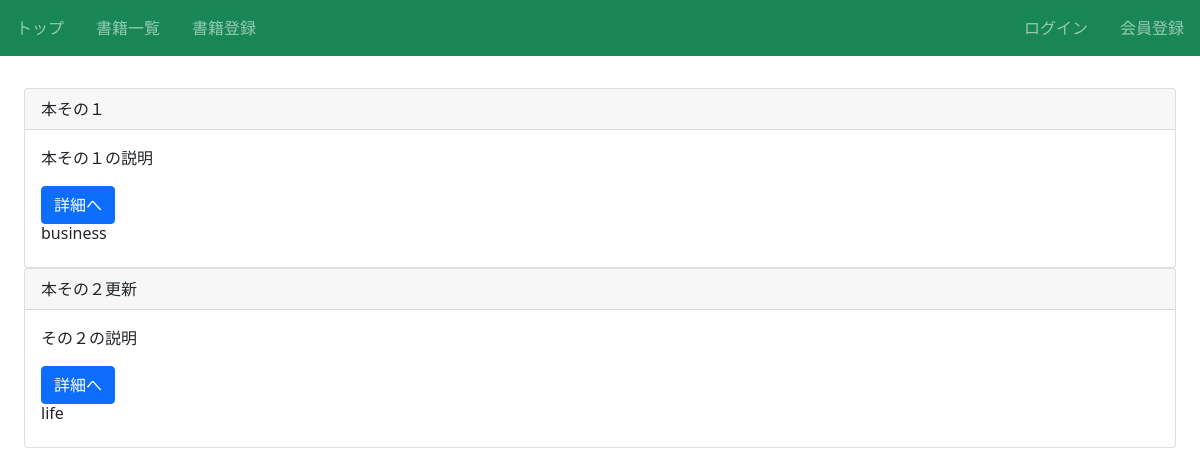
Before: /book/ with the older database file.
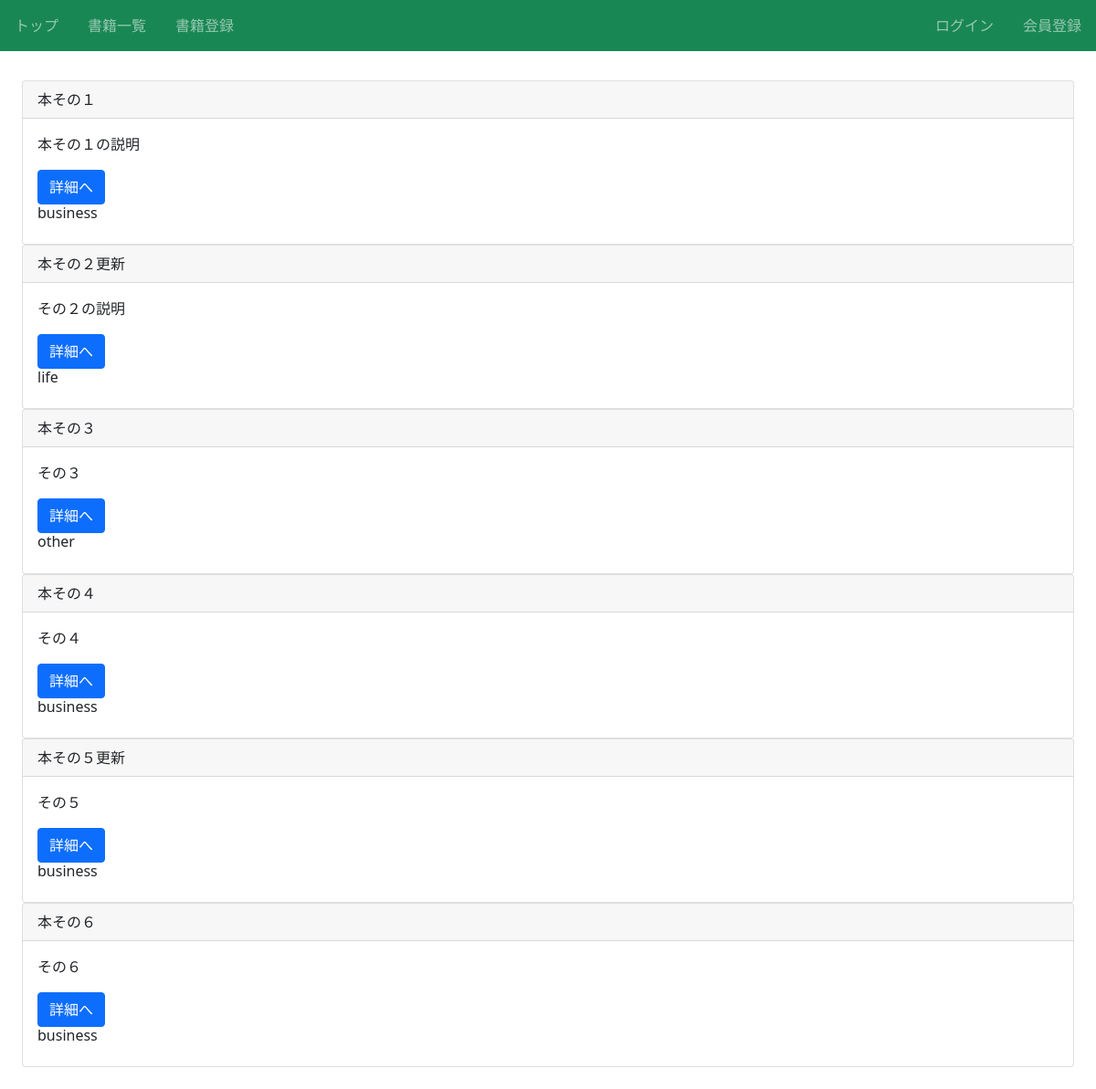
After: the same page with the newer database file.
### book/models.py (models this page shows, shortened)
class Book(models.Model):
    title = models.CharField('タイトル', max_length=100)
    text = models.TextField('説明')
    category = models.CharField(
        'カテゴリ',
        max_length=100,
        choices = CATEGORY
    )
    class Meta:
        verbose_name = '書籍'
        verbose_name_plural = "書籍"

### book/views.py (the view)
# urls.py: path('book/', views.list_books, name='list_books'),
def list_books(request):
    template_name = 'book/book_list.html'
    book_list = Book.objects.all()
    ctx = {'book_list': book_list}
    return render(request, template_name, ctx)

### book/templates/book/book_list.html (shortened to what this page needs)
{% extends 'base.html' %}
{% block content %}
{% for item in book_list %}
<div class="card">
  <div class="card-header">{{ item.title }}</div>
  <div class="card-body">
    <p class="card-text">{{ item.text }}</p>
    <a href="{% url 'book:detail_book' item.pk %}" class="btn btn-primary">詳細へ</a>
    <h6 class="card-title">{{item.category}}</h6>
  </div>
</div>
{% endfor %}
{% endblock %}

### templates/base.html (shortened to what this page needs)
{% load static %}
<!doctype html>
<html lang="ja">
  <head>
    <link href="{% static 'css/bootstrap.min.css' %}" rel="stylesheet" type="text/css">
  </head>
  <body>
    <nav class="navbar navbar-dark bg-success sticky-top">
        <div class="navbar-nav d-flex flex-row">
            <a class="nav-link mx-3" href="{% url 'book:index' %}">トップ</a>
            <a class="nav-link mx-3" href="{% url 'book:list_books' %}">書籍一覧</a>
            <a class="nav-link mx-3" href="{% url 'book:create_book' %}">書籍登録</a>
        </div>
        <div class="navbar-nav d-flex flex-row">
            {% if request.user.is_authenticated %}
            <span class="navbar-text">こんにちは、{{ request.user }}さん　</span>
            <a class="nav-link mx-3" href="{% url 'accounts:logout' %}">ログアウト</a>
            {% else %}
            <a class="nav-link mx-3" href="{% url 'accounts:login' %}">ログイン</a>
            <a class="nav-link mx-3" href="{% url 'accounts:signup' %}">会員登録</a>
            {% endif %}
        </div>
    </nav>
    <div class="p-4">
            {% block content %}{% endblock %}
    </div>
  </body>
</html>

Changed rows visible on the page:
added Book: title "本その３", text "その３", category "other"
added Book: title "本その４", text "その４", category "business"
added Book: title "本その５更新", text "その５", category "business"
added Book: title "本その６", text "その６", category "business"
